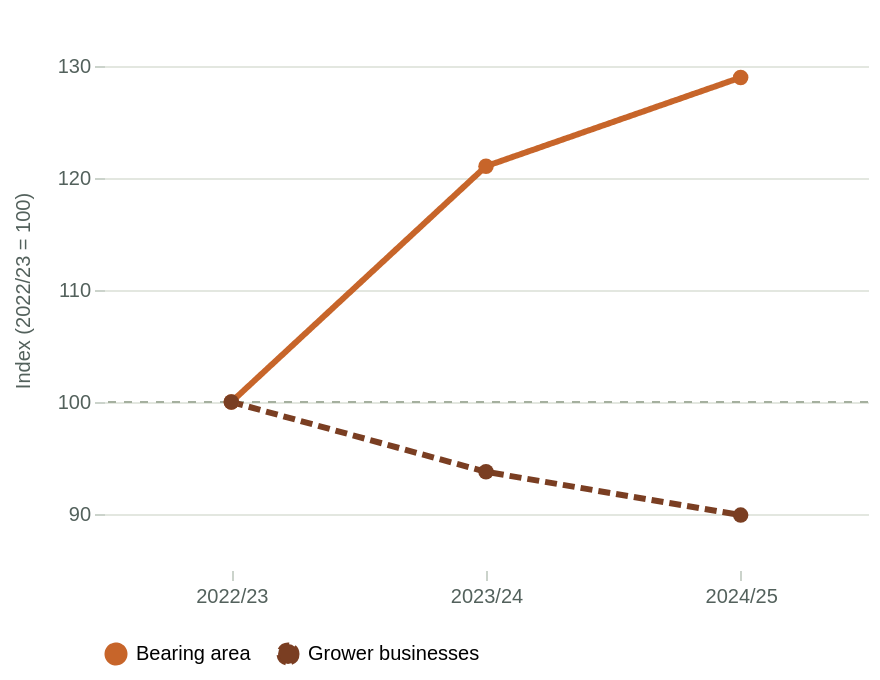

Specify this chart in Vega-Lite:
### Vega-Lite specification from a JSON file in a GitHub repository (floating-point values rounded to 4 significant figures)
{"$schema": "https://vega.github.io/schema/vega-lite/v5.json", "width": 440, "height": 280, "config": {"background": "transparent", "font": "Source Sans 3", "view": {"stroke": null}, "axis": {"labelFontSize": 11, "titleFontSize": 11, "titlePadding": 12, "labelColor": "#53615c", "titleColor": "#53615c", "gridColor": "#e3e7e0", "domain": false, "tickColor": "#cbd3cb"}, "legend": {"labelFontSize": 11, "title": null, "orient": "bottom", "symbolType": "circle"}}, "data": {"values": [{"year": 2023, "period": "2022/23", "measure": "Bearing area", "value": 14230.0, "index": 100.0}, {"year": 2023, "period": "2022/23", "measure": "Grower businesses", "value": 802.0, "index": 100.0}, {"year": 2024, "period": "2023/24", "measure": "Bearing area", "value": 17220.0, "index": 121.1}, {"year": 2024, "period": "2023/24", "measure": "Grower businesses", "value": 752.0, "index": 93.77}, {"year": 2025, "period": "2024/25", "measure": "Bearing area", "value": 18350.0, "index": 129.0}, {"year": 2025, "period": "2024/25", "measure": "Grower businesses", "value": 721.0, "index": 89.9}]}, "layer": [{"data": {"values": [{"base": 100}]}, "mark": {"type": "rule", "color": "#a5b09f", "strokeDash": [4, 4]}, "encoding": {"y": {"field": "base", "type": "quantitative", "title": "Index (2022/23 = 100)", "axis": {"title": "Index (2022/23 = 100)"}}}}, {"mark": {"type": "line", "point": {"filled": true, "size": 60}, "strokeWidth": 3}, "encoding": {"x": {"field": "period", "type": "ordinal", "title": null, "sort": ["2022/23", "2023/24", "2024/25"], "axis": {"labelAngle": 0}}, "y": {"field": "index", "type": "quantitative", "title": "Index (2022/23 = 100)", "scale": {"domain": [85, 135], "zero": false}, "axis": {"title": "Index (2022/23 = 100)"}}, "color": {"field": "measure", "type": "nominal", "title": null, "scale": {"domain": ["Bearing area", "Grower businesses"], "range": ["#c7652a", "#7a3e22"]}, "legend": {"orient": "bottom"}}, "tooltip": [{"field": "measure", "type": "nominal", "title": "Measure"}, {"field": "period", "type": "nominal", "title": "Financial year"}, {"field": "value", "type": "quantitative", "title": "Hectares / businesses", "format": ",.1f"}, {"field": "index", "type": "quantitative", "title": "Index", "format": ".1f"}], "strokeDash": {"field": "measure", "type": "nominal", "scale": {"domain": ["Bearing area", "Grower businesses"], "range": [[1, 0], [6, 3]]}, "legend": {"orient": "bottom"}}}}], "autosize": {"type": "fit-x", "contains": "padding", "resize": true}}
